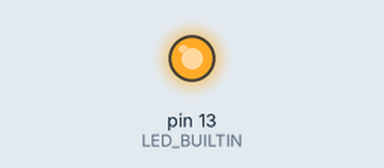
The sketch below on a simulated Arduino Uno, built with avr-gcc and run on an emulated ATmega328P. Shown: output pins drawn as LEDs (lit = HIGH).

Above: at 0.9 s.
At 2.97 s:
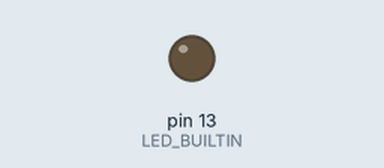
Timing chart, 0 to 3.3 s (numbered marks = the images above):
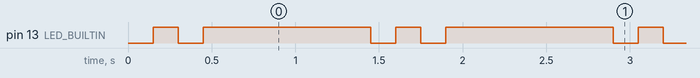

The sketch:

sketch.ino
```cpp
// Day 01 - North Star Blink
// Twinkle the built-in LED like a star: two quick flashes, then a pause.

void setup() {
  pinMode(LED_BUILTIN, OUTPUT);
  digitalWrite(LED_BUILTIN, HIGH);  // HIGH = off (the built-in LED is active low)
}

void loop() {
  digitalWrite(LED_BUILTIN, LOW);   // on
  delay(150);
  digitalWrite(LED_BUILTIN, HIGH);  // off
  delay(150);
  digitalWrite(LED_BUILTIN, LOW);   // on
  delay(150);
  digitalWrite(LED_BUILTIN, HIGH);  // off
  delay(1000);
}
```

Measured:
- by itself, pin 13 (LED_BUILTIN): repeats every 1.5 s: LOW 0.15 s, HIGH 1.0 s, LOW 0.15 s, HIGH 0.15 s
- by itself, everything shown: repeats every 1.5 s, in 4 steps
